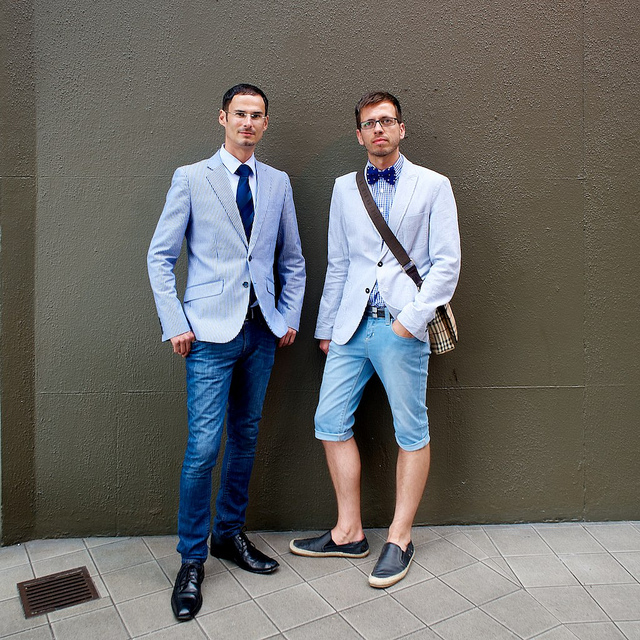
#> input picture TP6/Tests_partie1.jpg, 640 x 640 px
$ python -i main.py   (imports and definitions only)
#> lines starting #> are read from the running program, lines starting #| are printed output that depends on the picture
#> further down, picture is the input picture: shape (640, 640, 3); mean B, G, R 104, 106.4, 107.4
import numpy as np
import matplotlib.pyplot as plt
import cv2 as cv
import argparse
import signal
import sys
import os
import json

VIDEO = False
CALCULE = False


# def signal_handler(sig, frame):
#     sys.exit(0)


# signal.signal(signal.SIGINT, signal_handler)


def detectAndDisplay(frame):
    bool_face = False
    bool_body = False
    frame_gray = cv.cvtColor(frame, cv.COLOR_BGR2GRAY)
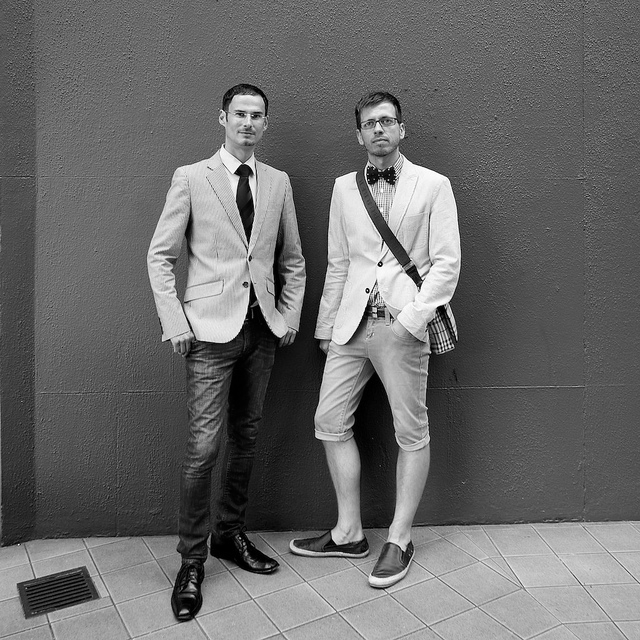
#> frame_gray: shape (640, 640); min 0, max 255, mean 106.4
    frame_gray = cv.equalizeHist(frame_gray)
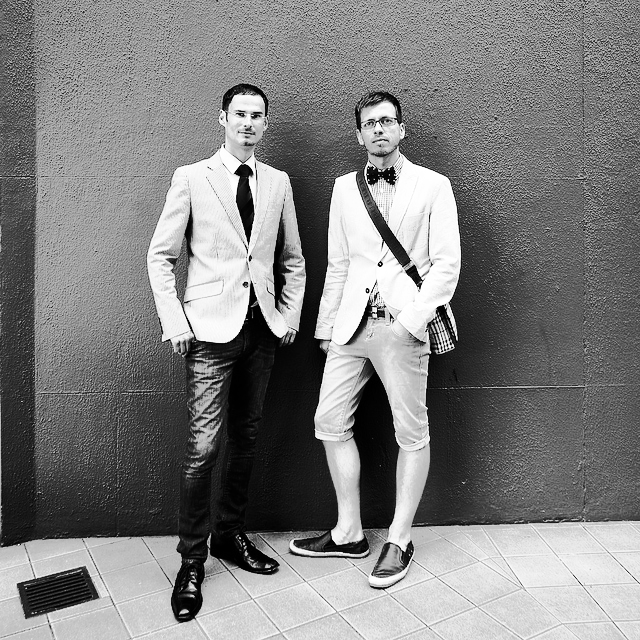
#> frame_gray: shape (640, 640); min 0, max 255, mean 128.2
    # -- Detect faces
#> (the run stopped early here; a loop or call above may not have finished)
